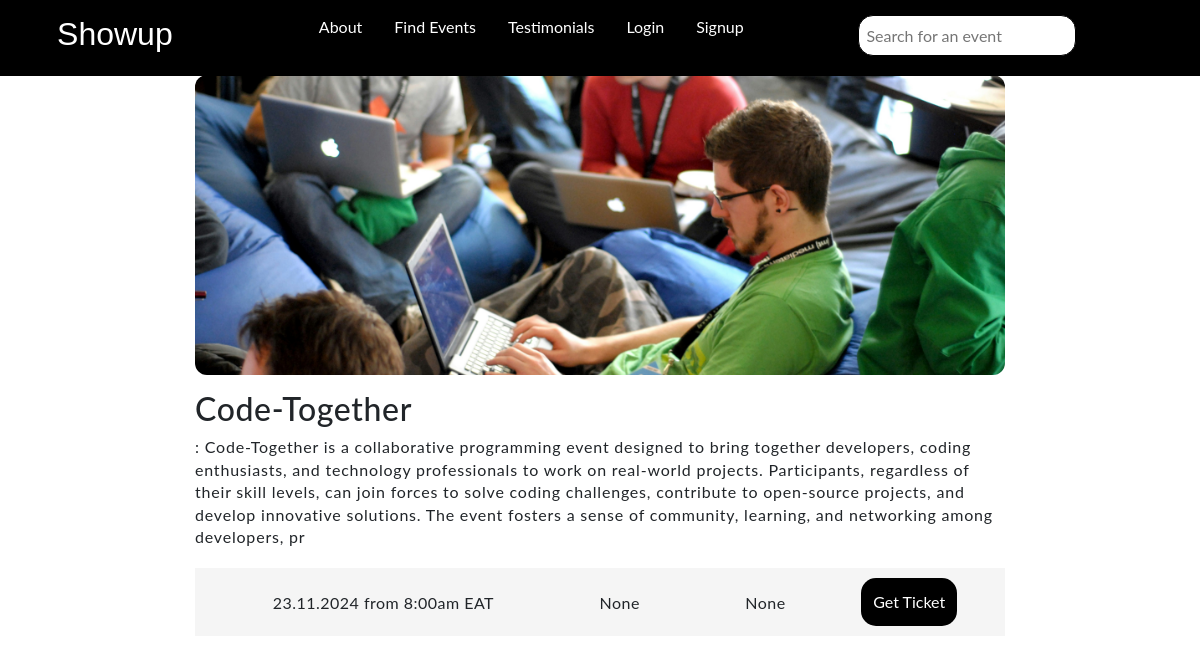
/event/Code-Together/, run on an earlier commit of the app's database.
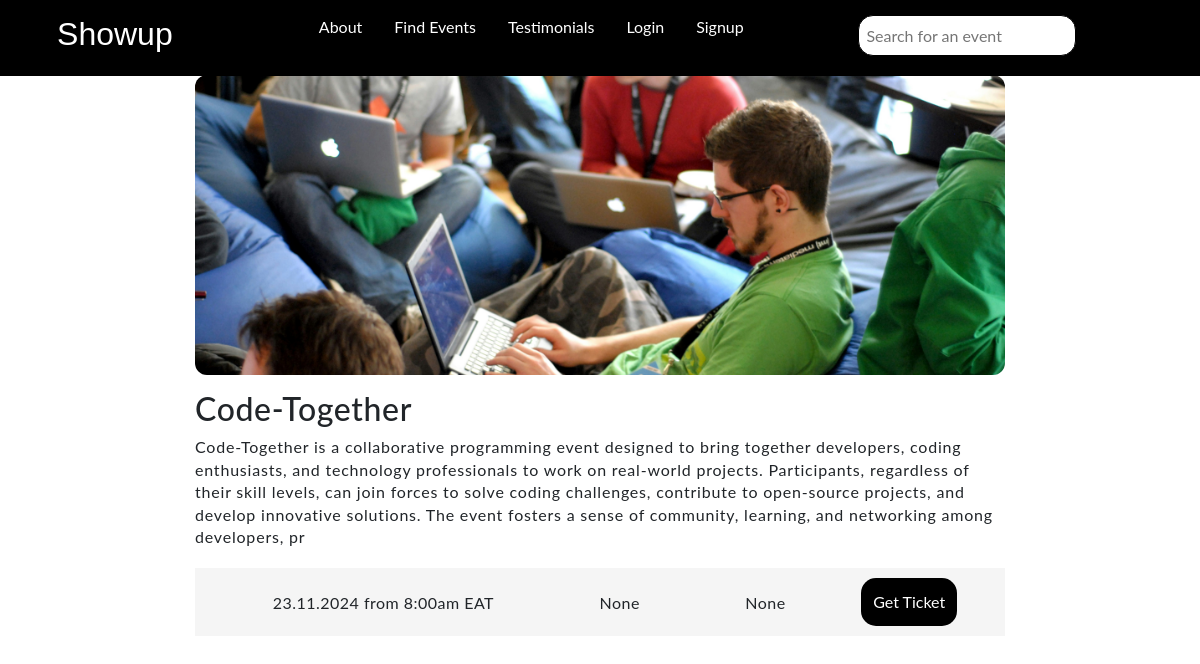
And on a later commit of the database.
### events/models.py (models this page shows, shortened)
class Event(models.Model):
    name = models.CharField(max_length=70)
    photo=models.ImageField(upload_to="media/", null=True)
    description = models.CharField(max_length=1420)
    day_date = models.CharField(max_length=60, null=True)
    time =models.CharField(max_length=30,null=True)
    venue = models.CharField(max_length=90, null=True)

### events/views.py (the view)
# urls.py: path('event/<str:event_name>/', views.event_detail, name='event_detail'),
def event_detail(request, event_name):
    event = get_object_or_404(Event, name= event_name)
    return render(request, 'event_detail.html', {'event': event})

### events/templates/event_detail.html
{% extends "base.html" %}
{% block content %}
<div class="event-detail">
    <img src='{{event.photo.url}}' alt="{{event.name}}">
    <h2>{{event.name}}</h2>
    <p>{{event.description}}</p>
    <div class="date_rsvp">
        <li><box-icon name='calendar' color="blue" size="30px"></box-icon>{{event.day_date}}</li>
        <li><box-icon name='time-five' color="blue" size="30px"></box-icon>{{event.time}}</li>
        <li><box-icon name='map' color="blue" size="30px"></box-icon>{{event.venue}}</li>
        <button>Get Ticket</button>
    </div>
</div>
{% endblock content %}

What changed in the data, as far as the page shows it:
changed Event "Code-Together": description ": Code-Together is a collaborative…" → "Code-Together is a collaborative…"
